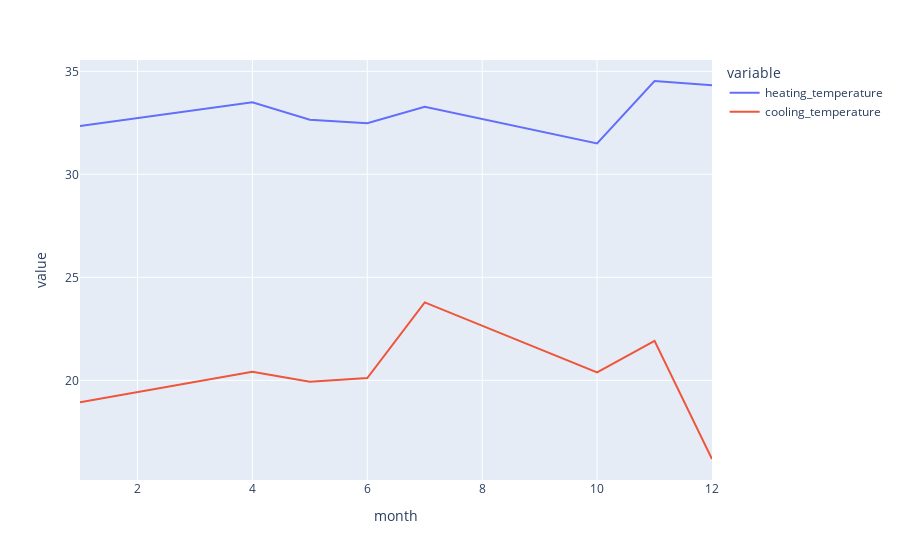

Notebook code for this chart:
### Markdown cell above
# 3. Seasonality
- Yearly, monthly, weekly, daily

### Code cell
df['month'] = df['datetime'].apply(lambda x: x.month)
dfmonth = df.groupby(pd.Grouper(key='month')).mean()

dfmonth.sort_index(inplace=True)
fig = px.line(dfmonth, y=["heating_temperature","cooling_temperature"])
fig.show()

### Figure 1 — Plotly figure (JSON) as saved in the notebook; plotly's stock layout.template omitted (floating-point values rounded to 4 significant figures)
{"data": [{"hovertemplate": "variable=heating_temperature<br>month=%{x}<br>value=%{y}<extra></extra>", "legendgroup": "heating_temperature", "line": {"color": "#636efa", "dash": "solid"}, "mode": "lines", "name": "heating_temperature", "orientation": "v", "showlegend": true, "type": "scatter", "x": [1, 4, 5, 6, 7, 10, 11, 12], "xaxis": "x", "y": [32.35, 33.5, 32.65, 32.48, 33.28, 31.5, 34.53, 34.33], "yaxis": "y"}, {"hovertemplate": "variable=cooling_temperature<br>month=%{x}<br>value=%{y}<extra></extra>", "legendgroup": "cooling_temperature", "line": {"color": "#EF553B", "dash": "solid"}, "mode": "lines", "name": "cooling_temperature", "orientation": "v", "showlegend": true, "type": "scatter", "x": [1, 4, 5, 6, 7, 10, 11, 12], "xaxis": "x", "y": [18.93, 20.41, 19.93, 20.11, 23.78, 20.38, 21.91, 16.18], "yaxis": "y"}], "layout": {"legend": {"title": {"text": "variable"}, "tracegroupgap": 0}, "margin": {"t": 60}, "xaxis": {"anchor": "y", "domain": [0, 1], "title": {"text": "month"}}, "yaxis": {"anchor": "x", "domain": [0, 1], "title": {"text": "value"}}}}
